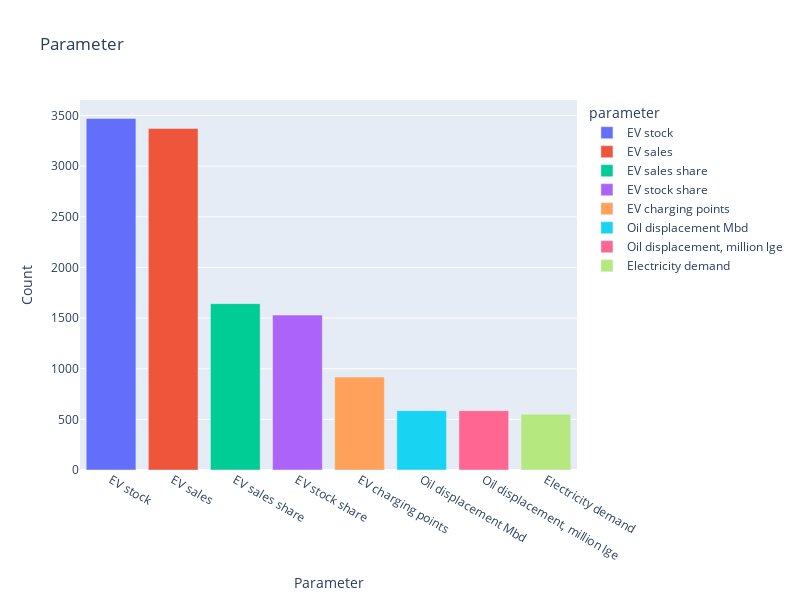

Source (notebook cell):
### Code cell
fig = px.bar(
   parameter_counts,
    x=parameter_counts.index,
    y=parameter_counts.values,
    labels={'x': 'Parameter', 'y': 'Count'},
    title='Parameter',
    color=parameter_counts.index,
    color_discrete_sequence=px.colors.qualitative.Plotly  
)

fig.update_layout(
    xaxis_title='Parameter',
    yaxis_title='Count',
    width=800,           
    height=600            
)
fig.show()

### Figure 1 — Plotly figure (JSON) as saved in the notebook; plotly's stock layout.template omitted (floating-point values rounded to 4 significant figures)
{"data": [{"alignmentgroup": "True", "hovertemplate": "parameter=%{x}<br>Count=%{y}<extra></extra>", "legendgroup": "EV stock", "marker": {"color": "#636EFA", "pattern": {"shape": ""}}, "name": "EV stock", "offsetgroup": "EV stock", "orientation": "v", "showlegend": true, "textposition": "auto", "type": "bar", "x": ["EV stock"], "xaxis": "x", "y": [3470], "yaxis": "y"}, {"alignmentgroup": "True", "hovertemplate": "parameter=%{x}<br>Count=%{y}<extra></extra>", "legendgroup": "EV sales", "marker": {"color": "#EF553B", "pattern": {"shape": ""}}, "name": "EV sales", "offsetgroup": "EV sales", "orientation": "v", "showlegend": true, "textposition": "auto", "type": "bar", "x": ["EV sales"], "xaxis": "x", "y": [3372], "yaxis": "y"}, {"alignmentgroup": "True", "hovertemplate": "parameter=%{x}<br>Count=%{y}<extra></extra>", "legendgroup": "EV sales share", "marker": {"color": "#00CC96", "pattern": {"shape": ""}}, "name": "EV sales share", "offsetgroup": "EV sales share", "orientation": "v", "showlegend": true, "textposition": "auto", "type": "bar", "x": ["EV sales share"], "xaxis": "x", "y": [1642], "yaxis": "y"}, {"alignmentgroup": "True", "hovertemplate": "parameter=%{x}<br>Count=%{y}<extra></extra>", "legendgroup": "EV stock share", "marker": {"color": "#AB63FA", "pattern": {"shape": ""}}, "name": "EV stock share", "offsetgroup": "EV stock share", "orientation": "v", "showlegend": true, "textposition": "auto", "type": "bar", "x": ["EV stock share"], "xaxis": "x", "y": [1529], "yaxis": "y"}, {"alignmentgroup": "True", "hovertemplate": "parameter=%{x}<br>Count=%{y}<extra></extra>", "legendgroup": "EV charging points", "marker": {"color": "#FFA15A", "pattern": {"shape": ""}}, "name": "EV charging points", "offsetgroup": "EV charging points", "orientation": "v", "showlegend": true, "textposition": "auto", "type": "bar", "x": ["EV charging points"], "xaxis": "x", "y": [918], "yaxis": "y"}, {"alignmentgroup": "True", "hovertemplate": "parameter=%{x}<br>Count=%{y}<extra></extra>", "legendgroup": "Oil displacement Mbd", "marker": {"color": "#19D3F3", "pattern": {"shape": ""}}, "name": "Oil displacement Mbd", "offsetgroup": "Oil displacement Mbd", "orientation": "v", "showlegend": true, "textposition": "auto", "type": "bar", "x": ["Oil displacement Mbd"], "xaxis": "x", "y": [586], "yaxis": "y"}, {"alignmentgroup": "True", "hovertemplate": "parameter=%{x}<br>Count=%{y}<extra></extra>", "legendgroup": "Oil displacement, million lge", "marker": {"color": "#FF6692", "pattern": {"shape": ""}}, "name": "Oil displacement, million lge", "offsetgroup": "Oil displacement, million lge", "orientation": "v", "showlegend": true, "textposition": "auto", "type": "bar", "x": ["Oil displacement, million lge"], "xaxis": "x", "y": [586], "yaxis": "y"}, {"alignmentgroup": "True", "hovertemplate": "parameter=%{x}<br>Count=%{y}<extra></extra>", "legendgroup": "Electricity demand", "marker": {"color": "#B6E880", "pattern": {"shape": ""}}, "name": "Electricity demand", "offsetgroup": "Electricity demand", "orientation": "v", "showlegend": true, "textposition": "auto", "type": "bar", "x": ["Electricity demand"], "xaxis": "x", "y": [551], "yaxis": "y"}], "layout": {"barmode": "relative", "height": 600, "legend": {"title": {"text": "parameter"}, "tracegroupgap": 0}, "title": {"text": "Parameter"}, "width": 800, "xaxis": {"anchor": "y", "autorange": true, "categoryarray": ["EV stock", "EV sales", "EV sales share", "EV stock share", "EV charging points", "Oil displacement Mbd", "Oil displacement, million lge", "Electricity demand"], "categoryorder": "array", "domain": [0, 1], "range": [-0.5, 7.5], "title": {"text": "Parameter"}, "type": "category"}, "yaxis": {"anchor": "x", "autorange": true, "domain": [0, 1], "range": [0, 3653.0], "title": {"text": "Count"}, "type": "linear"}}}
